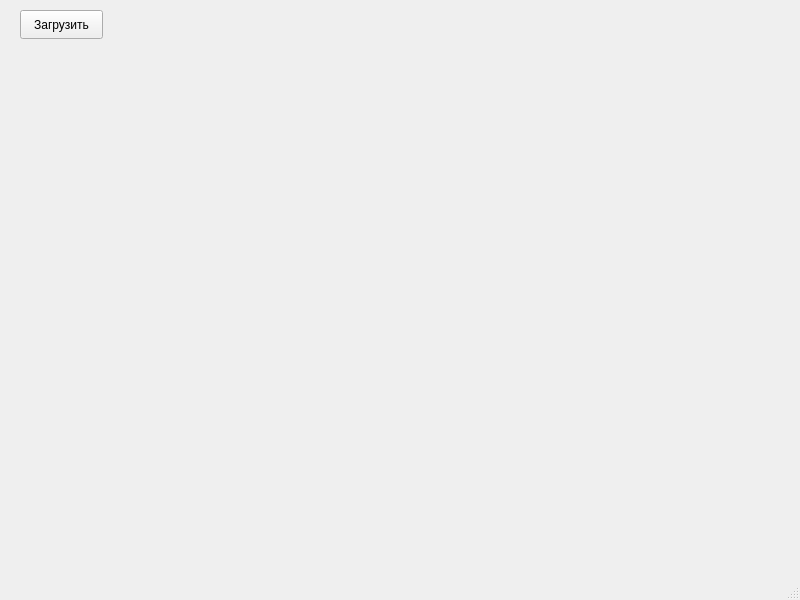
<?xml version="1.0" encoding="UTF-8"?>
<ui version="4.0">
 <class>MainWindow</class>
 <widget class="QMainWindow" name="MainWindow">
  <property name="geometry">
   <rect>
    <x>0</x>
    <y>0</y>
    <width>800</width>
    <height>600</height>
   </rect>
  </property>
  <property name="windowTitle">
   <string>MainWindow</string>
  </property>
  <widget class="QWidget" name="centralwidget">
   <widget class="QPushButton" name="pushButton">
    <property name="geometry">
     <rect>
      <x>20</x>
      <y>10</y>
      <width>83</width>
      <height>29</height>
     </rect>
    </property>
    <property name="text">
     <string>Загрузить</string>
    </property>
   </widget>
  </widget>
  <widget class="QMenuBar" name="menubar">
   <property name="geometry">
    <rect>
     <x>0</x>
     <y>0</y>
     <width>800</width>
     <height>25</height>
    </rect>
   </property>
  </widget>
  <widget class="QStatusBar" name="statusbar"/>
 </widget>
 <resources/>
 <connections/>
</ui>
